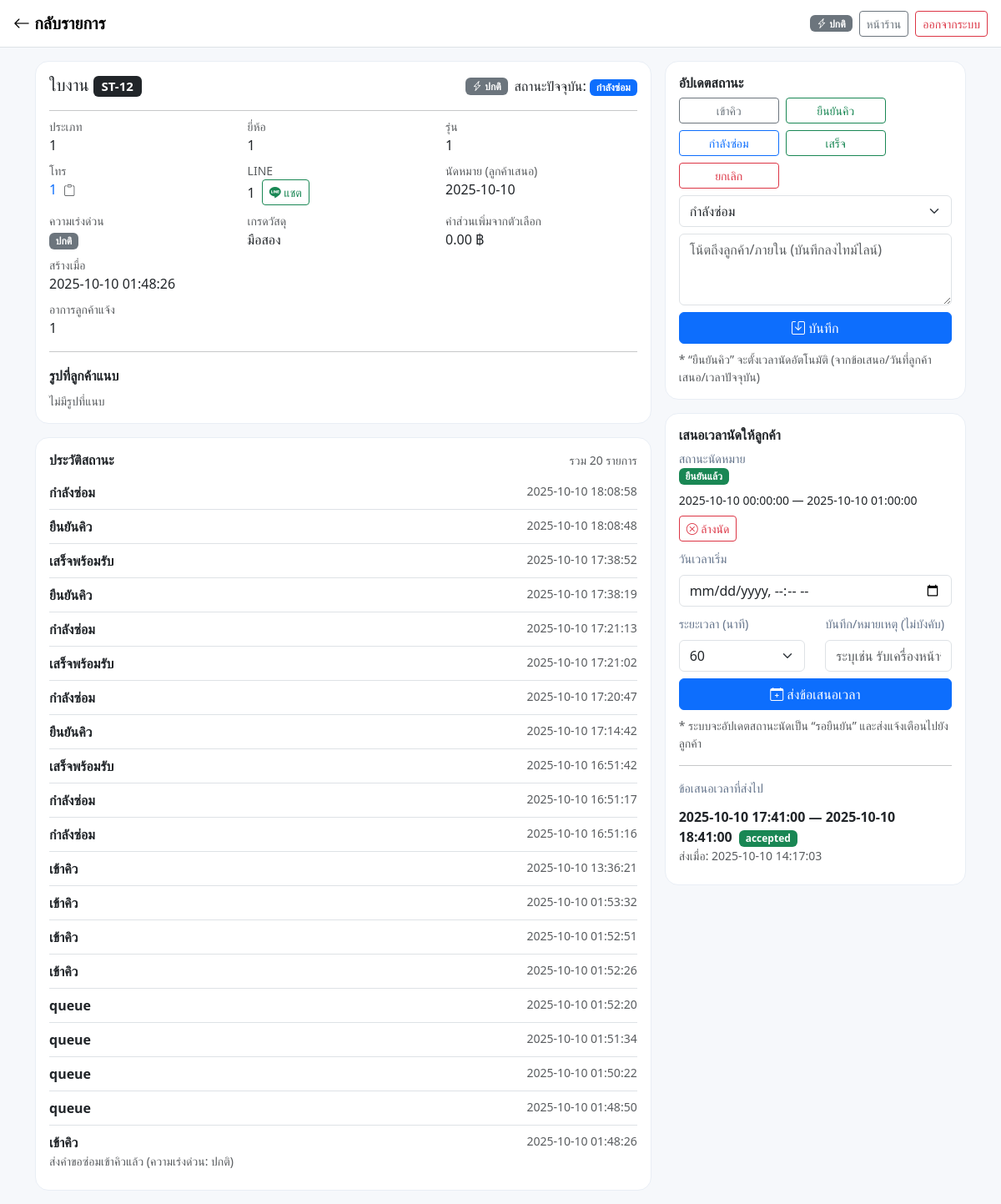
The page /Home/admin/service_ticket_detail.php?id=12 (signed in) on the database its author committed.
### tables this page shows
CREATE TABLE `service_tickets` (
  `id` bigint(20) UNSIGNED NOT NULL,
  `user_id` bigint(20) UNSIGNED NOT NULL,
  `device_type` varchar(100) DEFAULT NULL,
  `brand` varchar(100) DEFAULT NULL,
  `model` varchar(100) DEFAULT NULL,
  `urgency` enum('normal','urgent') DEFAULT 'normal',
  `issue` text DEFAULT NULL,
  `line_id` varchar(100) DEFAULT NULL,
  `phone` varchar(30) DEFAULT NULL,
  `desired_date` date DEFAULT NULL,
  `scheduled_at` datetime DEFAULT NULL,
  `schedule_status` enum('none','proposed','confirmed') NOT NULL DEFAULT 'none',
  `image_path` varchar(255) DEFAULT NULL,
  `status` enum('queued','diagnose','pricing','repairing','done','returned','cancelled') DEFAULT 'queued',
  `created_at` timestamp NOT NULL DEFAULT current_timestamp(),
  `updated_at` timestamp NULL DEFAULT NULL ON UPDATE current_timestamp(),
  `parts_grade` enum('used','standard','premium') NOT NULL DEFAULT 'standard',
  `parts_grade_surcharge` decimal(10,2) NOT NULL DEFAULT 0.00,
  `ext_warranty_months` tinyint(3) UNSIGNED NOT NULL DEFAULT 0,
  `ext_warranty_price` decimal(10,2) NOT NULL DEFAULT 0.00,
  `base_warranty_months` tinyint(3) UNSIGNED NOT NULL DEFAULT 1,
  `estimate_total` decimal(10,2) DEFAULT NULL,
  `appointment_start` datetime DEFAULT NULL,
  `appointment_end` datetime DEFAULT NULL,
  `appointment_status` enum('none','pending','confirmed','declined') NOT NULL DEFAULT 'none'
);

CREATE TABLE `service_status_logs` (
  `id` bigint(20) UNSIGNED NOT NULL,
  `ticket_id` bigint(20) UNSIGNED NOT NULL,
  `status` varchar(50) NOT NULL,
  `note` varchar(255) DEFAULT NULL,
  `created_at` timestamp NOT NULL DEFAULT current_timestamp()
);

CREATE TABLE `schedule_proposals` (
  `id` int(11) NOT NULL,
  `ticket_type` enum('repair','tradein') NOT NULL,
  `ticket_id` int(11) NOT NULL,
  `slot_start` datetime NOT NULL,
  `slot_end` datetime DEFAULT NULL,
  `duration_minutes` int(11) NOT NULL DEFAULT 60,
  `status` enum('pending','accepted','declined','cancelled','expired') NOT NULL DEFAULT 'pending',
  `token` varchar(64) NOT NULL,
  `note` varchar(255) DEFAULT NULL,
  `created_by` int(11) DEFAULT NULL,
  `customer_id` int(11) DEFAULT NULL,
  `created_at` datetime NOT NULL DEFAULT current_timestamp(),
  `updated_at` datetime NOT NULL DEFAULT current_timestamp() ON UPDATE current_timestamp()
);

### Home/admin/service_ticket_detail.php (the view, shortened to what this page needs)
<?php
require __DIR__ . '/../includes/db.php';
function h($s){ return htmlspecialchars((string)($s??''),ENT_QUOTES,'UTF-8'); }
function has_col(mysqli $conn, string $table, string $col): bool {
  $table = preg_replace('/[^a-zA-Z0-9_]/','',$table);
  $col   = preg_replace('/[^a-zA-Z0-9_]/','',$col);
  $q = $conn->query("SHOW COLUMNS FROM `$table` LIKE '$col'");
  return $q && $q->num_rows > 0;
}
function parse_images(?string $raw): array {
  $raw = trim((string)($raw ?? ''));
  if ($raw==='') return [];
  $parts = preg_split('/[;,]+/',$raw);
  return array_values(array_filter(array_map('trim',$parts), fn($x)=>$x!==''));
}
$id = (int)($_GET['id'] ?? 0);
$ticket=null;
if($st=$conn->prepare("SELECT * FROM service_tickets WHERE id=? LIMIT 1")){
  $st->bind_param("i",$id); $st->execute();
  $ticket=$st->get_result()->fetch_assoc(); $st->close();
}
$logs=[];
if($st=$conn->prepare("SELECT id,ticket_id,status,note,created_at FROM service_status_logs WHERE ticket_id=? ORDER BY id DESC")){
  $st->bind_param("i",$id); $st->execute();
  $logs=$st->get_result()->fetch_all(MYSQLI_ASSOC); $st->close();
}
$ticketImages = parse_images($ticket['image_path'] ?? '');
$statuses = [
  'queued'=>'เข้าคิว','confirm'=>'ยืนยันคิว','checking'=>'ตรวจเช็ค','waiting_parts'=>'รออะไหล่',
  'repairing'=>'กำลังซ่อม','done'=>'เสร็จพร้อมรับ','cancelled'=>'ยกเลิก'
];
$urgRaw = strtolower(trim((string)($ticket['urgency'] ?? 'normal')));
if ($urgRaw === '1' || $urgRaw === 'ด่วน' || $urgRaw === 'เร่งด่วน')      $urgKey='urgent';
elseif ($urgRaw === '0' || $urgRaw === ''  || $urgRaw === 'ปกติ')          $urgKey='normal';
elseif (in_array($urgRaw,['urgent','normal'],true))                         $urgKey=$urgRaw;
else                                                                        $urgKey='normal';
$urgLabel = $urgKey==='urgent' ? 'ด่วน' : 'ปกติ';
$urgClass = $urgKey==='urgent' ? 'danger' : 'secondary';
$gradeMap = ['used'=>'มือสอง','standard'=>'ปานกลาง','premium'=>'ดีมาก'];
$startCol  = has_col($conn,'service_tickets','appointment_start') ? 'appointment_start'
          : (has_col($conn,'service_tickets','scheduled_at') ? 'scheduled_at' : null);
$endCol    = has_col($conn,'service_tickets','appointment_end')   ? 'appointment_end'   : null;
$statusCol = has_col($conn,'service_tickets','appointment_status')? 'appointment_status'
          : (has_col($conn,'service_tickets','schedule_status') ? 'schedule_status' : null);
$apptStart   = $startCol  ? ($ticket[$startCol] ?? null) : null;
$apptEnd     = $endCol    ? ($ticket[$endCol]   ?? null) : null;
$apptStatus  = $statusCol ? ($ticket[$statusCol]?? 'none') : 'none';
$apptBadgeMap= ['none'=>'secondary','pending'=>'warning text-dark','confirmed'=>'success','declined'=>'danger','proposed'=>'info text-dark'];
$apptTextMap = ['none'=>'—','pending'=>'รอยืนยัน','confirmed'=>'ยืนยันแล้ว','declined'=>'ปฏิเสธแล้ว','proposed'=>'เสนอเวลาแล้ว'];
$proposals=[]; $hasProposals = $conn->query("SHOW TABLES LIKE 'schedule_proposals'")->num_rows>0;
if($hasProposals && $st=$conn->prepare("SELECT id,ticket_type,ticket_id,slot_start,slot_end,duration_minutes,status,note,created_at FROM schedule_proposals WHERE ticket_type='repair' AND ticket_id=? ORDER BY id DESC")){
  $st->bind_param('i',$id); $st->execute();
  $proposals=$st->get_result()->fetch_all(MYSQLI_ASSOC);
}
$spBadge = ['pending'=>'warning text-dark','accepted'=>'success','declined'=>'danger','cancelled'=>'secondary'];
?><!doctype html>
<html lang="th">
<head>
  <link href="https://cdn.jsdelivr.net/npm/bootstrap@5.3.2/dist/css/bootstrap.min.css" rel="stylesheet">
  <link href="https://cdn.jsdelivr.net/npm/bootstrap-icons/font/bootstrap-icons.css" rel="stylesheet">
</head>
<body>
<nav class="navbar navbar-light bg-white border-bottom sticky-top">
  <div class="container-fluid px-3">
    <a href="service_tickets.php" class="navbar-brand fw-bold"><i class="bi bi-arrow-left"></i> กลับรายการ</a>
    <div class="ms-auto d-flex align-items-center gap-2">
      <span class="badge text-bg-<?= $urgClass ?>"><i class="bi bi-lightning-charge"></i> <?= $urgLabel ?></span>
      <a href="../index.php" class="btn btn-outline-secondary btn-sm">หน้าร้าน</a>
      <a href="../logout.php" class="btn btn-outline-danger btn-sm">ออกจากระบบ</a>
    </div>
  </div>
</nav>
<div class="container py-3">
  <div class="row g-3">
    <div class="col-lg-8">
      <div class="cardx p-3">
        <div class="d-flex justify-content-between align-items-center flex-wrap gap-2">
          <h5 class="mb-0">ใบงาน <span class="badge text-bg-dark">ST-<?= (int)$ticket['id'] ?></span></h5>
          <div class="d-flex align-items-center flex-wrap gap-2">
            <span class="badge text-bg-<?= $urgClass ?>"><i class="bi bi-lightning-charge"></i> <?= $urgLabel ?></span>
            <span>สถานะปัจจุบัน:
              <span class="badge text-bg-primary"><?= h($statuses[$ticket['status']] ?? $ticket['status']) ?></span>
            </span>
          </div>
        </div>
        <hr class="mt-3 mb-2">
        <div class="row g-2">
          <div class="col-md-4"><div class="small text-muted">ประเภท</div><div><?=h($ticket['device_type'])?></div></div>
          <div class="col-md-4"><div class="small text-muted">ยี่ห้อ</div><div><?=h($ticket['brand'])?></div></div>
          <div class="col-md-4"><div class="small text-muted">รุ่น</div><div><?=h($ticket['model'])?></div></div>
          <div class="col-md-4">
            <div class="small text-muted">โทร</div>
            <div class="d-flex align-items-center gap-2">
              <?php $tel = trim((string)($ticket['phone']??'')); ?>
              <a href="<?= $tel? 'tel:'.h($tel):'#' ?>" class="text-decoration-none"><?= h($tel ?: '-') ?></a>
              <?php if($tel): ?><span class="text-muted small copy" data-copy="<?= h($tel) ?>" title="คัดลอก"><i class="bi bi-clipboard"></i></span><?php endif; ?>
            </div>
          </div>
          <div class="col-md-4">
            <div class="small text-muted">LINE</div>
            <div class="d-flex align-items-center gap-2">
              <?php $line = trim((string)($ticket['line_id']??'')); ?>
              <span><?= h($line ?: '-') ?></span>
              <?php if($line): ?><a class="btn btn-outline-success btn-sm" target="_blank" href="https://line.me/ti/p/~<?= urlencode($line) ?>"><i class="bi bi-line"></i> แชต</a><?php endif; ?>
            </div>
          </div>
          <div class="col-md-4"><div class="small text-muted">นัดหมาย (ลูกค้าเสนอ)</div><div><?= h($ticket['desired_date'] ?: '-') ?></div></div>
          <div class="col-md-4">
            <div class="small text-muted">ความเร่งด่วน</div>
            <div><span class="badge text-bg-<?= $urgClass ?>"><?= $urgLabel ?></span></div>
          </div>
          <div class="col-md-4">
            <div class="small text-muted">เกรดวัสดุ</div>
            <div>
              <?= h($gradeMap[$ticket['parts_grade'] ?? 'standard'] ?? '-') ?>
            </div>
          </div>
          <div class="col-md-4"><div class="small text-muted">ค่าส่วนเพิ่มจากตัวเลือก</div>
            <div><?= number_format((float)($ticket['estimate_total'] ?? 0),2) ?> ฿</div>
          </div>
          <div class="col-md-8"><div class="small text-muted">สร้างเมื่อ</div><div><?= h($ticket['created_at']) ?></div></div>
          <div class="col-12"><div class="small text-muted">อาการลูกค้าแจ้ง</div><div><?= nl2br(h($ticket['issue'])) ?></div></div>
        </div>
        <hr>
        <div class="fw-semibold mb-2">รูปที่ลูกค้าแนบ</div>
        <?php if (empty($ticketImages)): ?>
          <div class="text-muted small">ไม่มีรูปที่แนบ</div>
        <?php endif; ?>
      </div>
      <div class="cardx p-3 mt-3">
        <div class="d-flex align-items-center justify-content-between">
          <h6 class="fw-bold mb-0">ประวัติสถานะ</h6>
          <div class="text-muted small">รวม <?= number_format(count($logs)) ?> รายการ</div>
        </div>
        <?php if(empty($logs)): ?>
          <div class="text-muted mt-2">ยังไม่มีบันทึก</div>
        <?php else: ?>
          <div class="list-group list-group-flush mt-2">
            <?php foreach($logs as $lg): ?>
              <div class="list-group-item px-0">
                <div class="d-flex justify-content-between">
                  <div>
                    <div class="fw-semibold"><?= h($statuses[$lg['status']] ?? $lg['status']) ?></div>
                    <?php if(!empty($lg['note'])): ?>
                      <div class="small text-muted"><?= nl2br(h($lg['note'])) ?></div>
                    <?php endif; ?>
                  </div>
                  <div class="small text-muted"><?= h($lg['created_at']) ?></div>
                </div>
              </div>
            <?php endforeach; ?>
          </div>
        <?php endif; ?>
      </div>
    </div>
    <div class="col-lg-4">
      <div class="cardx p-3">
        <h6 class="fw-bold">อัปเดตสถานะ</h6>
        <div class="quick-btns d-flex flex-wrap gap-2 mb-2">
          <button class="btn btn-outline-secondary btn-sm js-quick" data-status="queued">เข้าคิว</button>
          <button class="btn btn-outline-success btn-sm js-quick" data-status="confirm">ยืนยันคิว</button>
          <button class="btn btn-outline-primary btn-sm js-quick" data-status="repairing">กำลังซ่อม</button>
          <button class="btn btn-outline-success btn-sm js-quick" data-status="done">เสร็จ</button>
          <button class="btn btn-outline-danger btn-sm js-quick" data-status="cancelled">ยกเลิก</button>
        </div>
        <form id="statusForm" action="service_update_status.php" method="post" class="d-grid gap-2">
          <select class="form-select" name="status" required id="statusSel">
            <?php foreach($statuses as $k=>$v): ?>
              <option value="<?= h($k) ?>" <?= $ticket['status']===$k?'selected':'' ?>><?= h($v) ?></option>
            <?php endforeach; ?>
          </select>
          <textarea class="form-control" name="note" rows="3" placeholder="โน้ตถึงลูกค้า/ภายใน (บันทึกลงไทม์ไลน์)"></textarea>
          <button class="btn btn-primary"><i class="bi bi-save"></i> บันทึก</button>
        </form>
        <div class="small text-muted mt-2">* “ยืนยันคิว” จะตั้งเวลานัดอัตโนมัติ (จากข้อเสนอ/วันที่ลูกค้าเสนอ/เวลาปัจจุบัน)</div>
      </div>
      <div class="cardx p-3 mt-3">
        <h6 class="fw-bold">เสนอเวลานัดให้ลูกค้า</h6>
        <div class="mb-2">
          <div class="smallmuted">สถานะนัดหมาย</div>
          <div class="d-flex align-items-center flex-wrap gap-2">
            <span class="badge bg-<?= $apptBadgeMap[$apptStatus] ?? 'secondary' ?>">
              <?= h($apptTextMap[$apptStatus] ?? $apptStatus) ?>
            </span>
            <?php if($apptStart): ?>
              <span class="small"><?= h($apptStart) ?><?= $apptEnd? ' — '.h($apptEnd):'' ?></span>
              <button class="btn btn-sm btn-outline-danger" id="btnClearAppt"><i class="bi bi-x-circle"></i> ล้างนัด</button>
            <?php endif; ?>
          </div>
        </div>
        <form id="proposalForm" class="row gy-2 align-items-end">
          <div class="col-12">
            <label class="form-label smallmuted">วันเวลาเริ่ม</label>
            <input type="datetime-local" class="form-control" name="slot_start" required>
          </div>
          <div class="col-6">
            <label class="form-label smallmuted">ระยะเวลา (นาที)</label>
            <select class="form-select" name="duration_minutes">
              <option value="60" selected>60</option>
            </select>
          </div>
          <div class="col-6">
            <label class="form-label smallmuted">บันทึก/หมายเหตุ (ไม่บังคับ)</label>
            <input type="text" class="form-control" name="note" placeholder="ระบุเช่น รับเครื่องหน้าร้าน">
          </div>
          <div class="col-12 d-grid">
            <button class="btn btn-primary" id="btnPropose"><i class="bi bi-calendar-plus"></i> ส่งข้อเสนอเวลา</button>
          </div>
          <div class="col-12 small text-muted">
            * ระบบจะอัปเดตสถานะนัดเป็น “รอยืนยัน” และส่งแจ้งเตือนไปยังลูกค้า
          </div>
        </form>
        <hr>
        <div class="smallmuted mb-1">ข้อเสนอเวลาที่ส่งไป</div>
        <?php if(!$hasProposals): ?>
          <div class="text-muted">ไม่มีตารางข้อเสนอในฐานข้อมูล</div>
        <?php elseif(empty($proposals)): ?>
          <div class="text-muted">ยังไม่มีข้อเสนอ</div>
        <?php else: ?>
          <div class="list-group list-group-flush">
            <?php foreach($proposals as $p): ?>
              <div class="list-group-item px-0 d-flex justify-content-between align-items-start">
                <div>
                  <div class="fw-semibold">
                    <?= h($p['slot_start']) ?><?php if(!empty($p['slot_end'])): ?> — <?= h($p['slot_end']) ?><?php endif; ?>
                    <span class="badge bg-<?= $spBadge[$p['status']] ?? 'secondary' ?> ms-1"><?= h($p['status']) ?></span>
                  </div>
                  <div class="small text-muted">ส่งเมื่อ: <?= h($p['created_at'] ?? '') ?></div>
                </div>
              </div>
            <?php endforeach; ?>
          </div>
        <?php endif; ?>
      </div>
    </div>
  </div>
</div>
<div class="position-fixed bottom-0 end-0 p-3" style="z-index:1080">
</div>
</body>
</html>

### Home/admin/service_ticket_detail.php (style rules this page uses)
:root { --border:#e9eef5; --muted:#64748b; }
body { background:#f6f8fb }
.cardx { border:1px solid var(--border); border-radius:16px; background:#fff }
.smallmuted { font-size:.9rem;color:var(--muted) }
.quick-btns .btn { min-width:120px }
.copy { cursor:pointer }

### rows shown on the page
service_tickets: urgency "ปกติ", id "12", status "กำลังซ่อม", device_type "1", brand "1", model "1", phone "1", line "1", desired_date "2025-10-10", parts_grade "มือสอง", estimate_total "0.00", created_at "2025-10-10 01:48:26", issue "1", appointment_status "ยืนยันแล้ว", appointment_start "2025-10-10 00:00:00", appointment_end "2025-10-10 01:00:00"
service_status_logs: status "กำลังซ่อม", created_at "2025-10-10 18:08:58"
service_status_logs: status "ยืนยันคิว", created_at "2025-10-10 18:08:48"
service_status_logs: status "เสร็จพร้อมรับ", created_at "2025-10-10 17:38:52"
service_status_logs: status "ยืนยันคิว", created_at "2025-10-10 17:38:19"
service_status_logs: status "กำลังซ่อม", created_at "2025-10-10 17:21:13"
service_status_logs: status "เสร็จพร้อมรับ", created_at "2025-10-10 17:21:02"
service_status_logs: status "กำลังซ่อม", created_at "2025-10-10 17:20:47"
service_status_logs: status "ยืนยันคิว", created_at "2025-10-10 17:14:42"
service_status_logs: status "เสร็จพร้อมรับ", created_at "2025-10-10 16:51:42"
service_status_logs: status "กำลังซ่อม", created_at "2025-10-10 16:51:17"
service_status_logs: status "กำลังซ่อม", created_at "2025-10-10 16:51:16"
service_status_logs: status "เข้าคิว", created_at "2025-10-10 13:36:21"
service_status_logs: status "เข้าคิว", created_at "2025-10-10 01:53:32"
service_status_logs: status "เข้าคิว", created_at "2025-10-10 01:52:51"
service_status_logs: status "เข้าคิว", created_at "2025-10-10 01:52:26"
service_status_logs: status "queue", created_at "2025-10-10 01:52:20"
service_status_logs: status "queue", created_at "2025-10-10 01:51:34"
service_status_logs: status "queue", created_at "2025-10-10 01:50:22"
service_status_logs: status "queue", created_at "2025-10-10 01:48:50"
service_status_logs: status "เข้าคิว", note "ส่งคำขอซ่อมเข้าคิวแล้ว (ความเร่งด่วน: ปกติ)", created_at "2025-10-10 01:48:26"
schedule_proposals: slot_start "2025-10-10 17:41:00", slot_end "2025-10-10 18:41:00", status "accepted", created_at "2025-10-10 14:17:03"

### other values the page prints
count($logs) "20"
